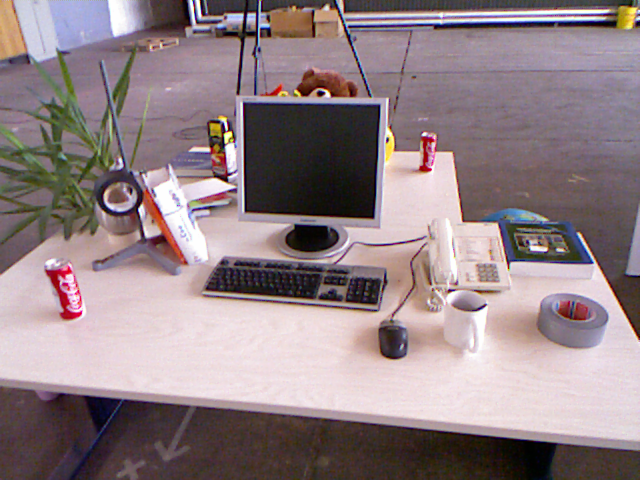
#> input picture 矩阵大作业代码/1.png, 640 x 480 px
$ python 3d-3d.py   (older library calls are emulated)
#> lines starting #> are read from the running program, lines starting #| are printed output that depends on the picture; after the words box and inside, x2 and y2 are one past the last pixel; in counts of white or black regions, pixels touching at a corner belong together; long printed decimals are rounded
import cv2 as cv
import numpy as np
from numpy import linalg as la
from mpl_toolkits import mplot3d
import matplotlib.pyplot as plt
import time
#相机的内参矩阵
camera_matrix = np.array(([520.9, 0, 325.1],
                         [0, 521.0, 249.7],
                         [0, 0, 1.0]), dtype=np.double)
#相机位姿
camera_pos =np.array([0,0,0,1,0,0,0])
#保存txt文件
file = open('loss_3d_3d.txt', 'w')

#主函数
def main (camera_pos=camera_pos):
    # 读取图像
    img_1= cv.imread('1.png',cv.IMREAD_COLOR)
#> img_1 is the input picture: shape (480, 640, 3); mean B, G, R 133.9, 129.9, 146.3
    img_2= cv.imread('2.png',cv.IMREAD_COLOR)
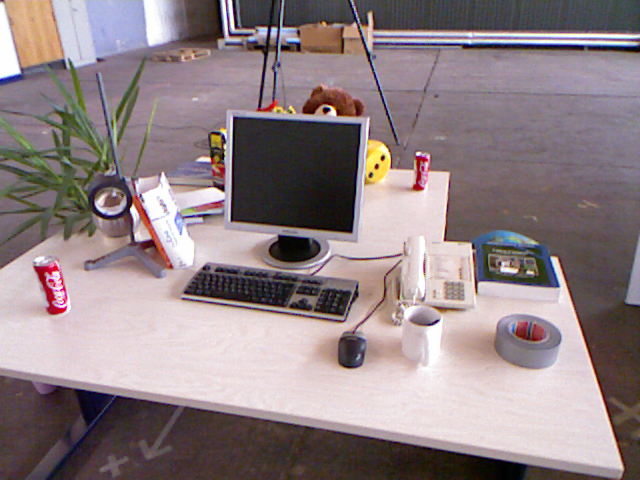
#> input picture 矩阵大作业代码/2.png, 640 x 480 px
#> img_2 is the input picture: shape (480, 640, 3); mean B, G, R 133.1, 129.9, 144.4
    #img_3=np.copy(img_2)
    print(img_2.shape)
#| (480, 640, 3)
    # ORb特征匹配
    kp1,kp2 =find_feature_matches(img_1,img_2)
#> in find_feature_matches, `kp1,des1=orb.detectAndCompute(img_1,None)`: kp1 = 500 keypoints; strongest (x, y, size): (323, 93, 31), (322, 92, 37.2), (230, 132, 31), (226, 128, 31)
#> in find_feature_matches, `kp2,des2=orb.detectAndCompute(img_2,None)`: kp2 = 500 keypoints; strongest (x, y, size): (329, 109, 31), (328, 109, 37.2), (383, 157, 31), (327, 109, 44.6)
#> in find_feature_matches, `cv.drawKeypoints(img_2, kp2, outImage=img_3, color=(0, 0, 255))`:
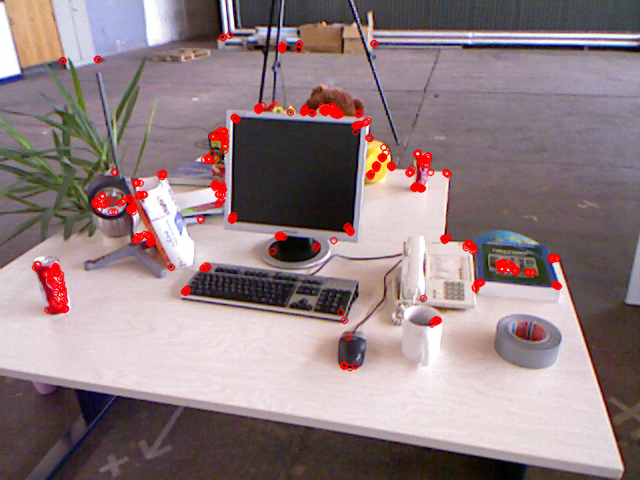
#> img_3: shape (480, 640, 3); 2.76% of pixels changed, all inside (x1, y1, x2, y2) = (31, 31, 563, 372)
#> in find_feature_matches, `matches=bf.match(des1,des2)`: matches = 217 matches
#| Find total 217 matches.
#> in find_feature_matches, `goodMatches = matches[:60]`: goodMatches = 60 matches
#> in find_feature_matches, `img3 = cv.drawMatches(img_1,kp1,img_2,kp2,goodMatches,img_2,flags=2)`:
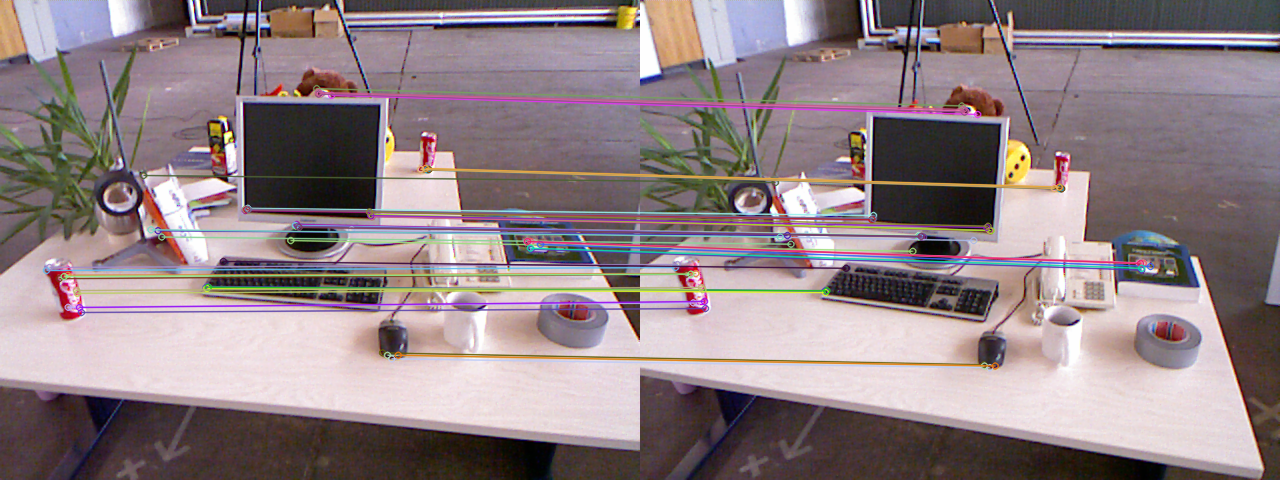
#> img3: shape (480, 1280, 3); mean B, G, R 133.5, 129.5, 144.9
#> the loop in find_feature_matches, `for i in range(0, len(goodMatches)):` made 60 passes
#> (p, p_2) on passes 1 to 12: ((420.5, 168.5), (413.3, 187.2)), ((205.6, 286.8), (184.3, 290.9)), ((371.5, 216), (349.9, 230.4)), ((207.4, 286.2), (184.9, 290.3)), ((295.2, 224.6), (277.9, 236.2)), ((371.5, 216), (349.1, 229.8)), ((206.4, 288), (185, 292)), ((427.7, 168.5), (420.5, 187.2)), ((295.5, 224.6), (278.2, 235)), ((295.2, 225.6), (278.4, 236.4)), ((426.8, 169.3), (419.9, 188.4)), ((370.8, 214), (350.4, 230.2))
#> after the loop in find_feature_matches, `for i in range(0, len(goodMatches)):`: pts_1 = 60 pairs, first value 46 to 540, second value 88.13 to 358.3; pts_2 = 60 pairs, first value 35 to 510, second value 105.4 to 367.3
#> kp1 has the same summary as pts_1 in find_feature_matches; kp2 has the same summary as pts_2 in find_feature_matches
    #读取深度信息
    depth_1 =cv.imread('1_depth.png',cv.IMREAD_UNCHANGED)
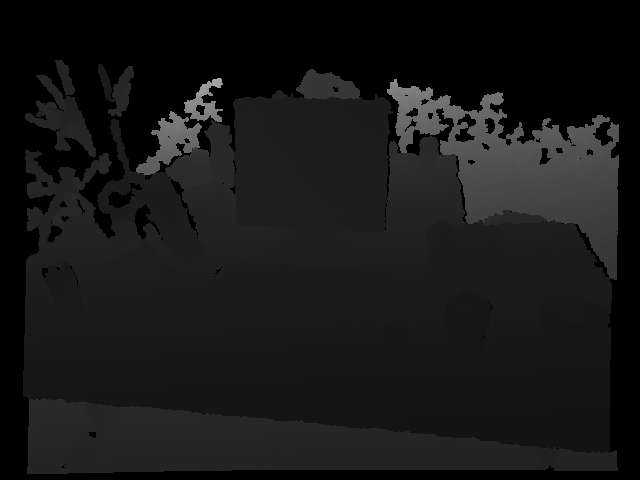
#> input picture 矩阵大作业代码/1_depth.png, 640 x 480 px
#> depth_1 is the input picture: shape (480, 640) uint16; min 0, max 42819, mean 5969.1
    depth_2 = cv.imread('2_depth.png',cv.IMREAD_UNCHANGED)
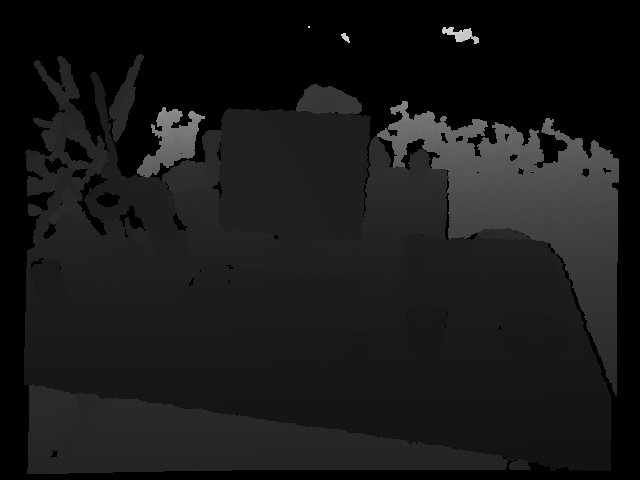
#> input picture 矩阵大作业代码/2_depth.png, 640 x 480 px
#> depth_2 is the input picture: shape (480, 640) uint16; min 0, max 52492, mean 6231.4

    #得到特征点的相机坐标系坐标
    pt1_3d=[]
    pt2_3d=[]
    for i in range(0,len(kp1)):
        p1 = kp1[i]
        p2 = kp2[i]
        d1 = depth_1[int(p1[1]), int(p1[0])]
        d2 = depth_2[int(p2[1]), int(p2[0])]
        #去除深度为0的点
        if d1 == 0 or d2 ==0 :
            continue
        pt1 = pixel2cam(kp1[i], camera_matrix)
        pt2 = pixel2cam(kp2[i], camera_matrix)
        dd1 =float(d1/5000)
        dd2 = float(d2/5000)
        pt1_3d.append([pt1[0]*dd1,pt1[1]*dd1,dd1])
        pt2_3d.append([pt2[0]*dd2, pt2[1]*dd2, dd2])
#> this loop made 60 passes
#> (p1, p2, d1, d2, pt1, dd1) on passes 1, 2, 3, 4, 6, 7, 8, 9: ((420.5, 168.5), (413.3, 187.2), 10969, 11168, [0.183, -0.156], 2.19), ((205.6, 286.8), (184.3, 290.9), 7332, 7510, [-0.229, 0.0713], 1.47), ((371.5, 216), (349.9, 230.4), 7634, 7892, [0.0891, -0.0647], 1.53), ((207.4, 286.2), (184.9, 290.3), 7246, 7510, [-0.226, 0.07], 1.45), ((371.5, 216), (349.1, 229.8), 7634, 7892, [0.0891, -0.0647], 1.53), ((206.4, 288), (185, 292), 7219, 7419, [-0.228, 0.0735], 1.44), ((427.7, 168.5), (420.5, 187.2), 10776, 11098, [0.197, -0.156], 2.16), ((295.5, 224.6), (278.2, 235), 7763, 8172, [-0.0568, -0.0481], 1.55)
#> (p1, p2, d1, d2) on passes 5, 10, 29: ((295.2, 224.6), (277.9, 236.2), 7763, 0), ((295.2, 225.6), (278.4, 236.4), 7763, 0), ((46, 270), (35, 267), 0, 6773)

    pt1_3d=np.array(pt1_3d)
    pt2_3d=np.array(pt2_3d)
    print(pt1_3d.shape)
#| (56, 3)

    R = np.identity(3,dtype=np.float32)
    t = np.zeros([3,1])
    # 位姿估计
    R_new,t_new =pose_estimation_3d3d(pt1_3d,pt2_3d,R,t)
#| W: [[ 513.155  -49.341   122.045]
#|  [-104.863  198.172 -293.471]
#|  [ 192.411  -299.769  477.642]]
#| [[ 0.9969  0.06061 -0.05092]
#|  [-0.05972  0.998  0.01894]
#|  [ 0.05197 -0.01584  0.9985]]

    #将位姿转换四元数形式
    pos_new = transform_T_to_q(R_new, t_new, camera_pos)
#| [[ 0.9969 -0.05972  0.05197]
#|  [ 0.06061  0.998 -0.01584]
#|  [-0.05092  0.01894  0.9985]]
#| [[-0.1486]
#|  [ 0.07151]
#|  [ 0.03837]]

    camera_pos = pos_new
    print(camera_pos)
#| [[-0.1486]
#|  [ 0.07151]
#|  [ 0.03837]
#|  [ 0.9992]
#|  [-0.008701]
#|  [-0.02574]
#|  [-0.03011]]

    #验证p1 = p2 * R+t

    pt1_new_list = []
    for i in range(len(pt1_3d)):
        print('p1:'+str(pt1_3d[i]))
        print('p2:'+str(pt2_3d[i]))
        pt_2=pt2_3d[i].transpose()[:,np.newaxis]  #如果想要保证相乘维度（3，）需要转换为（3，1）
        pt1_new = np.dot(R_new,pt_2)+t_new
        pt1_new = np.squeeze(pt1_new)
        pt1_new_list.append([pt1_new[0], pt1_new[1],pt1_new[2]])
        print('R*p2+t:'+str(pt1_new))
        #保存重投影点和p2点
        file = open('loss_3d_3d.txt', 'a')
        file.write('point: ' +str(i)+' '+ str(pt1_3d[i][0]) + ' ' + str(pt1_3d[i][1]) + ' ' +str(pt1_3d[i][2]) + ' '
                   + str(pt1_new[0])+' '+str(pt1_new[1])+' '+str(pt1_new[2]))
        file.write('\n')
        file.close()
#> this loop made 56 passes
#> (printed output is left out)

    pt1_new_array = np.array(pt1_new_list)
    #画出上述重投影点和p2点
    ax = plt.axes(projection='3d')
    ax.scatter(pt1_3d[:, 0], pt1_3d[:, 1], pt1_3d[:, 2], c='g')
    ax.scatter(pt1_new_array[:, 0], pt1_new_array[:, 1], pt1_new_array[:, 2], c='r')
    plt.legend(['Keypoints','prediction'])
    plt.xlabel("X coordinate", fontsize=11)
    plt.ylabel("Y coordinate", fontsize=11)
    ax.set_zlabel("Z coordinate", fontsize=11)
    plt.show()
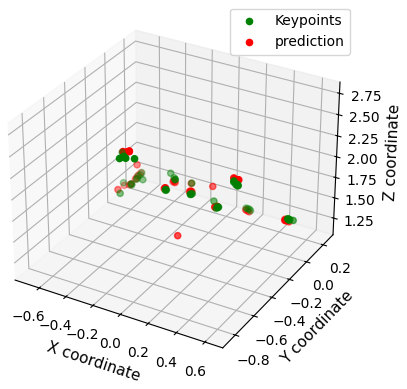
#> figure drawn by matplotlib, 1 panel

    return 0

#ORb特征匹配
def find_feature_matches(img_1,img_2):

    # orb特征
    orb=cv.ORB_create()
    # 初始时间
    t1 = time.time()
    kp1,des1=orb.detectAndCompute(img_1,None)
    kp2,des2=orb.detectAndCompute(img_2,None)
    img_3=np.copy(img_2)
    img_3 = img_2.copy()
    cv.drawKeypoints(img_2, kp2, outImage=img_3, color=(0, 0, 255))
    # 计算hamming距离找其中前k个
    bf=cv.BFMatcher(cv.NORM_HAMMING,crossCheck=True)
    matches=bf.match(des1,des2)
    matches = sorted(matches,key = lambda x:x.distance)
    print("Find total " + str(len(matches)) + " matches.")

    t2 = time.time()
    t_used =t2 -t1
    #计时统计
    print('feature method:'+str(t_used))

    goodMatches = matches[:60]   #最简单的排序找20个反而最好
    # 画出匹配点
    img3 = cv.drawMatches(img_1,kp1,img_2,kp2,goodMatches,img_2,flags=2)

    cv.imshow('img3',img3)
    cv.waitKey()
    pts_1 = []
    pts_2 = []
    # 把关键点保存
    for i in range(0, len(goodMatches)):
        p = kp1[goodMatches[i].queryIdx].pt
        p_2= kp2[goodMatches[i].trainIdx].pt
        pts_1.append(p)
        pts_2.append(p_2)
    # pts_1 =np.array(pts_1)
    # pts_2 = np.array(pts_2)
    return pts_1,pts_2

#位姿估计
def pose_estimation_3d3d(pt1_3d,pt2_3d,R,t):
    kp1_3d =pt1_3d
    kp2_3d =pt2_3d
    p1 = np.zeros([1,3])
    p2 = np.zeros([1, 3])
    N = np.size(kp1_3d,0)
    #计算p1和p2的平均值
    for i in range(N):
        p1 = p1 + kp1_3d[i]
        p2 = p2 + kp2_3d[i]
    p1 = p1 /N
    p2 = p2 /N
    q1 = np.zeros([N,3])
    q2 = np.zeros([N,3])
    #获得去中心化的q1和q2
    for i in range(N):
        q1[i]=kp1_3d[i]-p1
        q2[i]=kp2_3d[i]-p2
    #W=q1*q2^T
    W = np.zeros([3,3])
    for i in range(N):
        W = W + np.dot(q1.transpose(),q2)
    print('W: '+str(W))

    #svd分解
    U, sigma, VT = la.svd(W)

    R_ = np.dot(U,VT)
    #判断正定性
    #计算特征值
    B = np.linalg.eigvals(R_)
    if np.all(B>0):
        R =R_
    else:
        R =-R_
    #反解t矩阵
    t_ = p1.transpose() - np.dot(R,p2.transpose())   #注意观察p1和p2

    t_new =t_
    R_new =R

    print(str(R))
    return R_new,t_new

#像素坐标转相机坐标
def pixel2cam(kp,camera_matrix):
    u= (kp[0]-camera_matrix[0,2])/ camera_matrix[0,0]
    v=(kp[1]-camera_matrix[1,2])/ camera_matrix[1,1]
    kp_cam = [u,v]
    return kp_cam

#以下是将旋转矩阵转换为四元数的方法
def transform_T_to_q(rotM, tvec,camera_pos_):
    R = rotM.transpose()
    t = -rotM.transpose().dot(tvec)
    print(R)
    print(t)
    pos = np.dot(R, camera_pos_[0:3]) + t
    pos = pos[:,0]
    pos = pos[:,None]

    R_last = transform_R_to_q(camera_pos_[3:7])
    R_new = R.dot(R_last)
    R_new = np.squeeze(R_new)
    q0 = 0.5 * np.sqrt(np.trace(R_new) + 1)
    q1 = (R_new[1, 2] - R_new[2, 1]) / (4 * q0)
    q2 = (R_new[2, 0] - R_new[0, 2]) / (4 * q0)
    q3 = (R_new[0, 1] - R_new[1, 0]) / (4 * q0)
    q_new = np.array([q0, q1, q2, q3], dtype=np.float)
    q_new = np.squeeze(q_new)
    q_new = q_new[:, None]
    pos_new = np.vstack((pos, q_new))

    return pos_new


def transform_R_to_q(cam_pose_q):
    q0 = cam_pose_q[0];q1 = cam_pose_q[1];q2 = cam_pose_q[2];q3 = cam_pose_q[3]

    R = np.array([[1 - 2 * q2 * q2 - 2 * q3 * q3, 2 * q1 * q2 + 2 * q0 * q3, 2 * q1 * q3 - 2 * q0 * q2],
                  [2 * q1 * q2 - 2 * q0 * q3, 1 - 2 * q1 * q1 - 2 * q3 * q3, 2 * q2 * q3 + 2 * q0 * q1],
                  [2 * q1 * q3 + 2 * q0 * q2, 2 * q2 * q3 - 2 * q0 * q1, 1 - 2 * q1 * q1 - 2 * q2 * q2]],
                 dtype=np.float)
    return R


if __name__ == "__main__":
    main()
